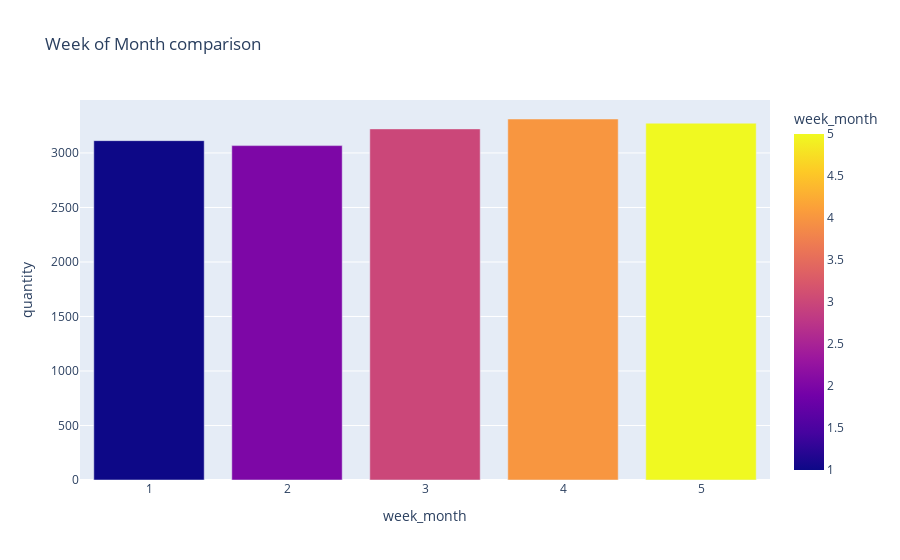

Notebook cell for this chart:
### Code cell
group = explore[explore['year_month'] != '2023-04'].groupby(['week_month'])['quantity'].mean().reset_index()
print("Spearman Correlation between Total Quantity and Transactions: {:,.4f}".format(group.corr("spearman").week_month.loc["quantity"]))
# Showing the figure plot
fig = px.bar(group, x = 'week_month', y = 'quantity', color='week_month',title='Week of Month comparison')
fig.show()

### Figure 1 — Plotly figure (JSON) as saved in the notebook; plotly's stock layout.template omitted (floating-point values rounded to 4 significant figures)
{"data": [{"alignmentgroup": "True", "hovertemplate": "week_month=%{marker.color}<br>quantity=%{y}<extra></extra>", "legendgroup": "", "marker": {"color": [1, 2, 3, 4, 5], "coloraxis": "coloraxis", "pattern": {"shape": ""}}, "name": "", "offsetgroup": "", "orientation": "v", "showlegend": false, "textposition": "auto", "type": "bar", "x": [1, 2, 3, 4, 5], "xaxis": "x", "y": [3113.0, 3067.0, 3221.0, 3312.0, 3273.0], "yaxis": "y"}], "layout": {"barmode": "relative", "coloraxis": {"colorbar": {"title": {"text": "week_month"}}, "colorscale": [[0, "#0d0887"], [0.1111, "#46039f"], [0.2222, "#7201a8"], [0.3333, "#9c179e"], [0.4444, "#bd3786"], [0.5556, "#d8576b"], [0.6667, "#ed7953"], [0.7778, "#fb9f3a"], [0.8889, "#fdca26"], [1, "#f0f921"]]}, "legend": {"tracegroupgap": 0}, "title": {"text": "Week of Month comparison"}, "xaxis": {"anchor": "y", "domain": [0, 1], "title": {"text": "week_month"}}, "yaxis": {"anchor": "x", "domain": [0, 1], "title": {"text": "quantity"}}}}
